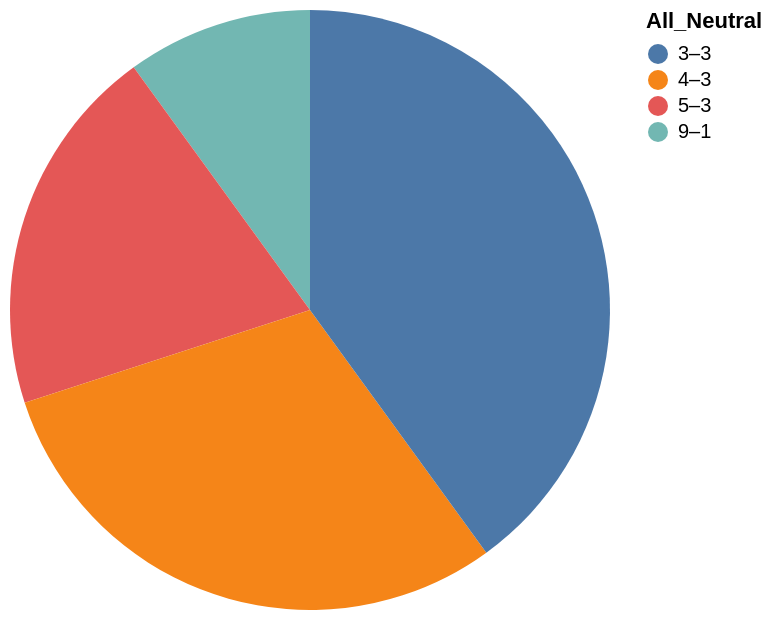

Describe this chart as a Vega-Lite specification.
### Vega-Lite specification from a JSON file in a GitHub repository (floating-point values rounded to 4 significant figures)
{"data": {"values": [{"x_data": "9–1", "y_data": 1}, {"x_data": "5–3", "y_data": 2}, {"x_data": "4–3", "y_data": 3}, {"x_data": "3–3", "y_data": 4}]}, "mark": "arc", "encoding": {"theta": {"field": "y_data", "type": "quantitative", "title": "Team_ID"}, "color": {"field": "x_data", "type": "nominal", "title": "All_Neutral"}}}
